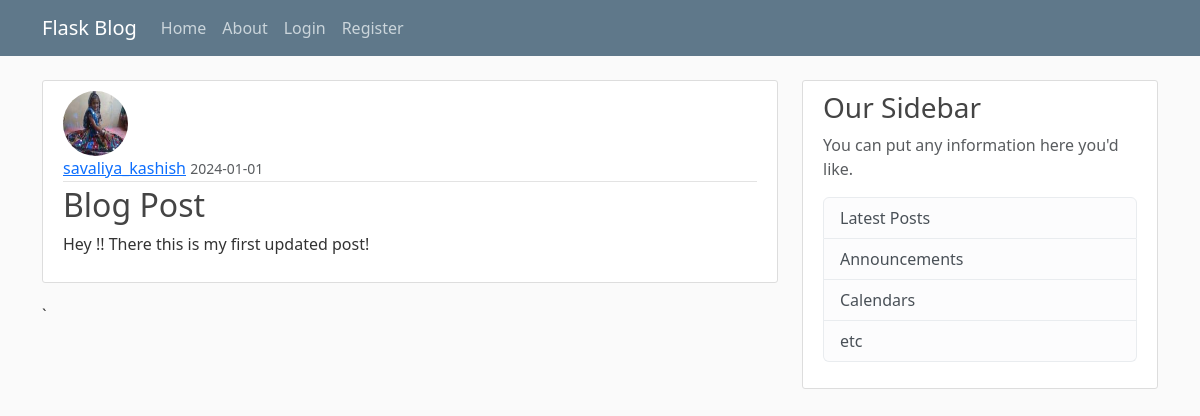
Screenshot of /new_post/1 with the database file from the repository.
### flask_blog/models.py (models this page shows, shortened)
class User(db.Model,UserMixin):
    id = db.Column(db.Integer , primary_key=True)
    username = db.Column(db.String(20) , unique=True, nullable=False)
    email = db.Column(db.String(120), unique=True, nullable=False)
    image_file = db.Column(db.String(20), nullable=False ,default='default.jpeg')
    password = db.Column(db.String(60),nullable=False)
    ''' backref is similar to adding another column to post model,what
        backref allow us to do is when we have a post ,the author attribute allow us
        to get the user who created the post
        The lazy attribute defines when SQlAlchemy loads the data from the database
        ,so true means that SQlAlchemy will load the data as necessary in one go '''
    posts = db.relationship('Post', backref='author', lazy=True)

class Post(db.Model):
    id = db.Column(db.Integer, primary_key=True)
    title = db.Column(db.String(100),nullable=False)
    date_posted = db.Column(db.DateTime, nullable=False,default=datetime.utcnow)
    content = db.Column(db.Text, nullable=False)
    user_id = db.Column(db.Integer, db.ForeignKey('user.id'), nullable=False)

### flask_blog/posts/routes.py (the view)
@posts.route("/new_post/<int:post_id>")
def post(post_id):
    post=Post.query.get_or_404(post_id)
    return render_template('post.html',title=post.title,post=post)

### flask_blog/templates/post.html (shortened to what this page needs)
{% extends "layout.html" %}
{% block content %}
        <article class="media content-section">
              <img class="rounded-circle article-img" src="{{ url_for('static', filename='profile_pics/' + post.author.image_file) }}">
              <div class="media-body">
                <div class="article-metadata">
                  <a class="mr-2" href="{{ url_for('users.user_posts',username=post.author.username) }}">{{ post.author.username }}</a>
                  <small class="text-muted">{{ post.date_posted.strftime("%Y-%m-%d") }}</small>
                </div>
                <h2 class="article-title">{{ post.title }}</h2>
                <p class="article-content">{{ post.content }}</p>
              </div>
        </article>
      `
{% endblock content %}

### flask_blog/static/main.css (style rules this page uses)
body { background: #fafafa; color: #333333; margin-top: 5rem; }
h1, h2, h3, h4, h5, h6 { color: #444444; }
.content-section { background: #ffffff; padding: 10px 20px; border: 1px solid #dddddd; border-radius: 3px; margin-bottom: 20px; }
.article-title { color: #444444; }
.article-content { white-space: pre-line; }
.article-img { height: 65px; width: 65px; margin-right: 16px; }
.article-metadata { padding-bottom: 1px; margin-bottom: 4px; border-bottom: 1px solid #e3e3e3 }

### rows the page displays
User: image_file (picture), author.username "savaliya_kashish"
Post: date_posted "2024-01-01", title "Blog Post", content "Hey !! There this is my first updated post!"
